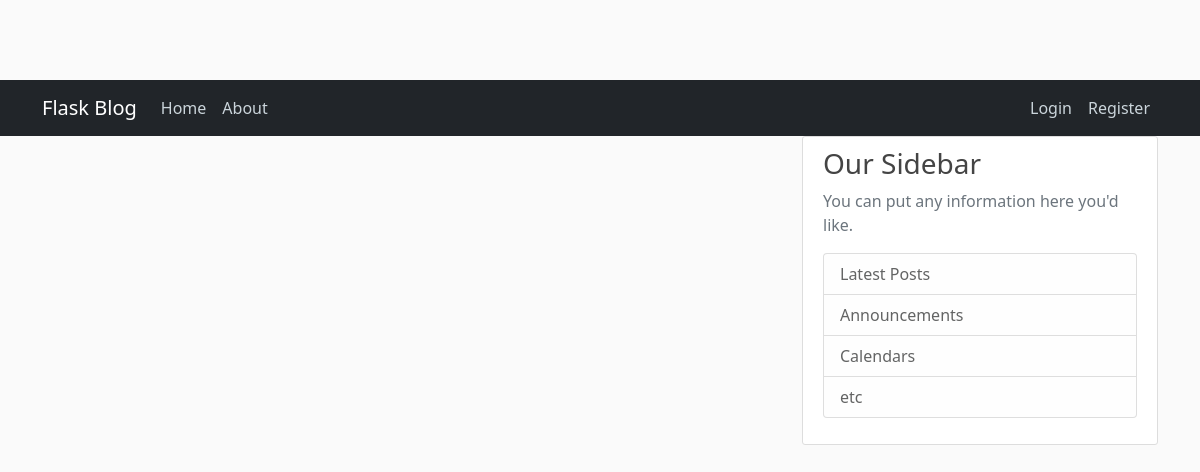
Before: / with the older database file.
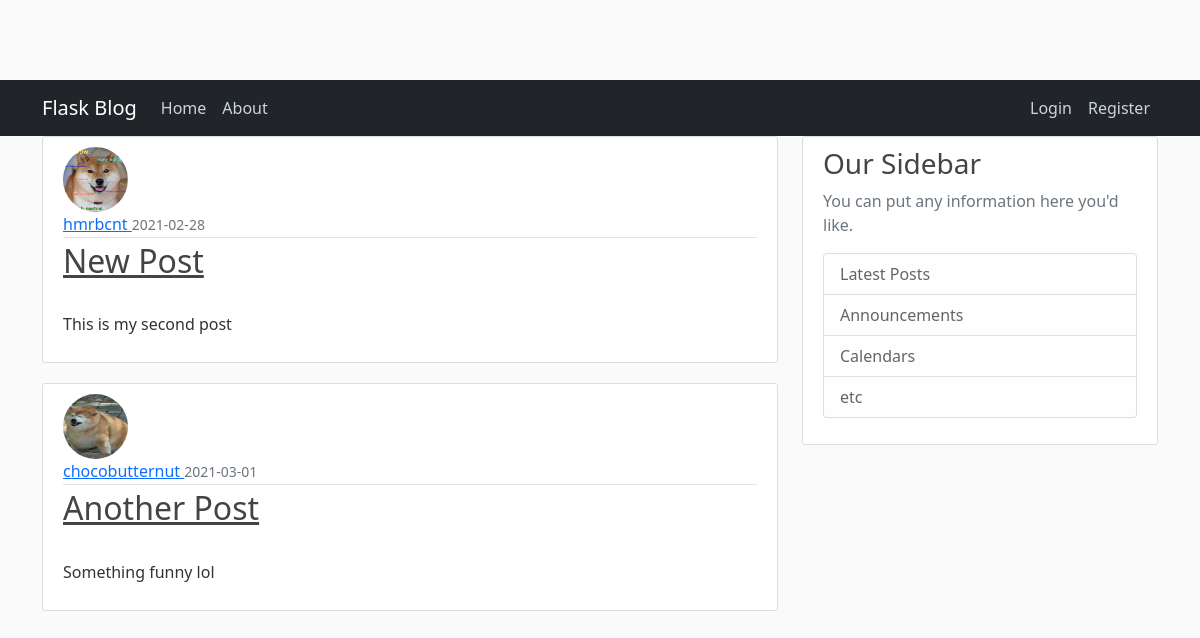
After: the same page with the newer database file.
### flask_blog/models.py (models this page shows, shortened)
class Post(db.Model):
    id = db.Column(db.Integer, primary_key=True)
    title = db.Column(db.String(100), nullable=False)
    date_posted = db.Column(db.DateTime, nullable=False, default=datetime.utcnow)
    content = db.Column(db.Text, nullable=False)
    user_id = db.Column(db.Integer, db.ForeignKey('user.id'), nullable=False)

class User(db.Model, UserMixin):
    id = db.Column(db.Integer, primary_key=True)
    username = db.Column(db.String(20), unique=True, nullable=False)
    email = db.Column(db.String(120), unique=True, nullable=False)
    image_file = db.Column(db.String(20), nullable=False, default='default.jpg')
    password = db.Column(db.String(60), nullable=False)
    posts = db.relationship('Post', backref='author', lazy=True)

### flask_blog/routes.py (the view)
@app.route('/home')
@app.route('/')
def home():
    post = Post()
    allPosts = post.query.all()
    return render_template('home.html', posts=allPosts)

### flask_blog/templates/home.html
{% extends "layout.html" %}
    {% block content %}
            {% for post in posts %}
            <article class="media content-section">
                <img class="rounded-circle article-img" src="{{ url_for('static', filename='profile_pictures/' + post.author.image_file) }}">
                <div class="media-body">
                    <div class="article-metadata">
                        <a class="mr-2" href="#"> {{ post.author.username }}  </a>
                        <small class="text-muted"> {{ post.date_posted.strftime('%Y-%m-%d') }} </small>
                    </div>
                    <h2>
                        <a class="article-title" href="{{ url_for('post', post_id = post.id) }}">{{ post.title }}</a>
                    </h2>
                    <p class="article-content">
                        {{ post.content }}
                    </p>
                </div>
            </article>
            {% endfor %}
    {% endblock content %}

### flask_blog/templates/layout.html (shortened to what this page needs)
<!DOCTYPE html>
<html>
    <head>
        <link href="https://cdn.jsdelivr.net/npm/bootstrap@5.0.0-beta2/dist/css/bootstrap.min.css" rel="stylesheet">
        <link rel="stylesheet" type="text/css" href="{{url_for('static',filename='main.css')}}"
    </head>
    <body>
        <header class="site-header">
          <nav class="navbar navbar-expand-lg navbar-dark bg-dark sticky-top">
            <div class="container">
              <a class="navbar-brand" href="#">Flask Blog</a>
              <div class="collapse navbar-collapse" id="navbarText">
                <ul class="navbar-nav me-auto mb-2 mb-lg-0">
                  <li class="nav-item">
                    <a class="nav-link" href="{{ url_for('home') }}">Home</a>
                  </li>
                  <li class="nav-item">
                    <a class="nav-link" href="{{ url_for('about') }}">About</a>
                  </li>
                </ul>
                  <div class="navbar-nav">
                    {% if current_user.is_authenticated %}
                      <a class="nav-item nav-link" href="{{ url_for('new_post') }}"> New Post </a>
                      <a class="nav-item nav-link" href="{{ url_for('account') }}"> Account </a>
                      <a class="nav-item nav-link" href="{{ url_for('logout') }}"> Logout </a>
                    {% else %}
                      <a class="nav-item nav-link" href="{{ url_for('login') }}"> Login </a>
                      <a class="nav-item nav-link" href="{{ url_for('registration') }}"> Register </a>
                    {% endif %}
                  </div>
                </div>
              </div>
          </nav>
        </header>
        <main role="main" class="container">
            <div class="row">
              <div class="col-md-8">
                {% block content %}{% endblock %}
              </div>
              <div class="col-md-4">
                <div class="content-section">
                  <h3>Our Sidebar</h3>
                  <p class='text-muted'>You can put any information here you'd like.
                    <ul class="list-group">
                      <li class="list-group-item list-group-item-light">Latest Posts</li>
                      <li class="list-group-item list-group-item-light">Announcements</li>
                      <li class="list-group-item list-group-item-light">Calendars</li>
                      <li class="list-group-item list-group-item-light">etc</li>
                    </ul>
                  </p>
                </div>
              </div>
            </div>
          </main>
    </body>
</html>

### flask_blog/static/main.css (style rules this page uses)
body { background: #fafafa; color: #333333; margin-top: 5rem; }
h1, h2, h3, h4, h5, h6 { color: #444444; }
.site-header .navbar-nav .nav-link { color: #cbd5db; }
.content-section { background: #ffffff; padding: 10px 20px; border: 1px solid #dddddd; border-radius: 3px; margin-bottom: 20px; }
.article-title { color: #444444; }
.article-content { white-space: pre-line; }
.article-img { height: 65px; width: 65px; margin-right: 16px; }
.article-metadata { padding-bottom: 1px; margin-bottom: 4px; border-bottom: 1px solid #e3e3e3 }
.navbar { height: 50%; }

Changed rows visible on the page:
added Post: image_file (picture), author.username "hmrbcnt", date_posted "2021-02-28", title "New Post", content "This is my second post"
added Post: image_file (picture), author.username "chocobutternut", date_posted "2021-03-01", title "Another Post", content "Something funny lol"
